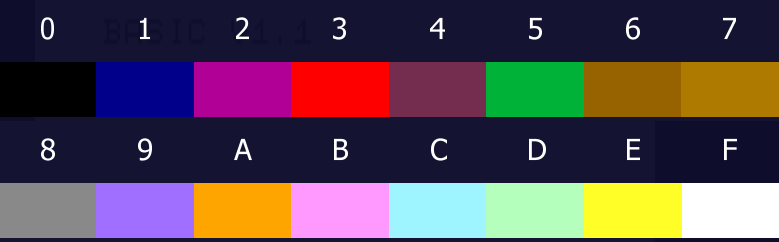
#> input picture computer_8bit/DAI/img/palette.png, 779 x 242 px
$ python pho2bin.py ../../../../computer_8bit/DAI/img/palette.png out.png   (older library calls are emulated)
#> lines starting #> are read from the running program, lines starting #| are printed output that depends on the picture
### computer_8bit/DAI/CrossDev/image-DAI-to-PC/decode.py
#!/usr/bin/env python3
"""
Decode DAI framebuffer data into an image file.
"""
import argparse
import numpy as np
from PIL import Image  # pip3 install pillow
from unhex import unhex

WIDTH = 352

# Palette for 16 color gfx.
# Taken from src/mame/video/dai.cpp
PALETTE16 = [
    [0x00, 0x00, 0x00],  #  0 Black
    [0x00, 0x00, 0x8b],  #  1 Dark Blue
    [0xb1, 0x00, 0x95],  #  2 Purple Red
    [0xff, 0x00, 0x00],  #  3 Red
    [0x75, 0x2e, 0x50],  #  4 Purple Brown
    [0x00, 0xb2, 0x38],  #  5 Emerald Green
    [0x98, 0x62, 0x00],  #  6 Kakhi Brown
    [0xae, 0x7a, 0x00],  #  7 Mustard Brown
    [0x89, 0x89, 0x89],  #  8 Grey
    [0xa1, 0x6f, 0xff],  #  9 Middle Blue
    [0xff, 0xa5, 0x00],  # 10 Orange
    [0xff, 0x99, 0xff],  # 11 Pink
    [0x9e, 0xf4, 0xff],  # 12 Light Blue
    [0xb3, 0xff, 0xbb],  # 13 Light Green
    [0xff, 0xff, 0x28],  # 14 Light Yellow
    [0xff, 0xff, 0xff],  # 15 White
]

PALETTE_GRAY = [[n,n,n] for n in range(0, 256, 16)]
assert len(PALETTE_GRAY) == 16
PALETTE_GRAY = np.asarray(PALETTE_GRAY, dtype=np.uint8)

# [33 lines left out: functions to_float, from_float, adjust_pal, not called in this run]

def cut(b, l):
  """Cut the last `l` bytes from `b`, returns the left and right parts."""
  assert len(b) >= l, (len(b), l)
  return b[:-l], b[-l:]

assert cut(b'hello', 3) == (b'he', b'llo')

# [4 lines left out: function cols_from_res, not called in this run]

def mul_from_res(res):
  """Returns the width multiplier based on the resolution number."""
  return [4,2,1][res]

# [206 lines left out: functions get_line_len, decode, main, not called in this run]

# [2 lines that do not run on import are left out]

# vim:set sw=2 ts=2 sts=2 et tw=80:

### computer 8bit/DAI/CrossDev/image-PC-to-DAI/pho2bin.py
#!/usr/bin/env python3
"""
Generate DAI framebuffer data from an image file.
"""
import argparse
import numpy as np
from PIL import Image  # pip3 install pillow
import decode

WIDTH, HEIGHT = 352, 256

CONTROL_16COL_GFX = 0x80
CONTROL_4COL_GFX = 0x0

CONTROL_TEXT_MODE = 0x30
CONTROL_352_COLS = 0x20

NOT_UNIT_COLOR = 0x40

def colort(c1, c2, c3, c4, line_rep = 6):
  """
  Emit list of color change instructions.
  """
  control = CONTROL_TEXT_MODE | line_rep
  return [
      bytes([control, 0x80 | c1, 0, 0]),
      bytes([control, 0x90 | c2, 0, 0]),
      bytes([control, 0xA0 | c3, 0, 0]),
      bytes([control, 0xB0 | c4, 0, 0]),
  ]

def rightsize(img):
  w,h = img.size
  if (w,h) != (WIDTH, HEIGHT):
    # Resize image but maintain aspect.
    if w / h > WIDTH / HEIGHT:
      s = WIDTH / w
    else:
      s = HEIGHT / h
    w = int(w * s + .5)
    h = int(h * s + .5)
    print(f'warn: scaling image to {w} x {h}')
    assert w <= WIDTH, w
    assert h <= HEIGHT, h
    img = img.resize((w, h), Image.BICUBIC)
  return np.asarray(img)

def center(img):
  h,w,c = img.shape
  if (w,h) != (WIDTH, HEIGHT):
    # Center image.
    xo = (WIDTH - w) // 2
    yo = (HEIGHT - h) // 2
    mid = np.asarray(img)
    img = np.zeros((HEIGHT, WIDTH, c), dtype=np.uint8)
    img[yo:yo+h, xo:xo+w, :] = mid
  return img

def encode16(img):
  """
  Encodes image, returns an array of per-line memory chunks, in forward order.
  """
  img = img.convert(mode='RGB')
  img = center(rightsize(img))

  control_byte = CONTROL_16COL_GFX | CONTROL_352_COLS
  color_byte = NOT_UNIT_COLOR

  # This bit pattern selects the color for every block of 8 pixels.
  # 1 = fg color, 0 = bg color
  pattern = 0b11110000

  out = colort(8, 0, 15, 5)
  for y in range(HEIGHT):
    line = [control_byte, color_byte]
    sz = 8
    for x in range(0, WIDTH, sz):
      # Use fg color on the left and bg color on the right.
      fg = img[y, x:x+sz//2,:]
      bg = img[y, x+sz//2:x+sz,:]
      fg = int(np.mean(fg) / 17 + .5)
      bg = int(np.mean(bg) / 17 + .5)
      line += [pattern, (fg << 4) | bg]
    out.append(bytes(line))
  return 'MODE 5A', out

# [45 lines left out: function encode4, not called in this run]

def encode_text(t):
  """
  Returns a memory chunk (in forward order) encoding a line of text.
  If the line is too long, it gets truncated.
  """
  if type(t) is bytes: t = str(t)
  t = '    ' + t + ' ' * 66
  t = t[:66].encode()
  t = b''.join([bytes([c, 0]) for c in t])
  return bytes([0x7a, 0x40]) + t

def insert_text(lst, text, fn, mode):
  """
  Add text section to encoder output.
  """
  color_regs = lst[:4]
  top = lst[4:4+44]
  bottom = lst[4+44:]

  text += [f'{fn} {mode}', '', '', '']
  text = text[:4]

  return (
      color_regs +
      bottom +
      colort(8, 0, 0, 8, line_rep=0) +
      list(map(encode_text, text)) +
      colort(8, 0, 0, 8, line_rep=15) +
      top)

def main():
  encoders = {
      '16gray': encode16,
      '4color': encode4,
  }
  p = argparse.ArgumentParser()
  p.add_argument('infile')
  p.add_argument('outfile')
  p.add_argument('-text', default=None, type=str,
      help='name of file to load the text insert from')
  p.add_argument('-mode', default='16gray', type=str,
      help=f'encoder mode, options are {encoders.keys()}')
  args = p.parse_args()

  text = []
  if args.text is not None:
    with open(args.text) as f:
      text = f.read().splitlines()

  fn = args.infile
  print(f'info: loading from {fn}')
  img = Image.open(fn)
#> img is the input picture: PIL image 779x242 RGB; mean R, G, B 84.9, 70.4, 80.4
  w,h = img.size
#> w = 779; h = 242
  print(f'info: loaded {w} x {h} image')
#| info: loaded 779 x 242 image

  mode, out = encoders[args.mode](img)
#| warn: scaling image to 352 x 109
#> in rightsize, `img = img.resize((w, h), Image.BICUBIC)`:
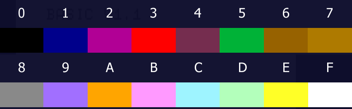
#> img: PIL image 352x109 RGB; mean R, G, B 84.8, 70.3, 80.3
#> in center, `h,w,c = img.shape`: h = 109; w = 352; c = 3
#> in center, `xo = (WIDTH - w) // 2`: xo = 0
#> in center, `yo = (HEIGHT - h) // 2`: yo = 73
#> in center, `img[yo:yo+h, xo:xo+w, :] = mid`:
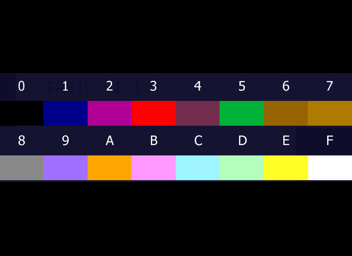
#> img: shape (256, 352, 3); mean of channels 0, 1, 2 36.1, 29.9, 34.2; drawn as R, G, B
#> after the loop in encode16, `for y in range(HEIGHT):`: out = 260 items
#> mode = 'MODE 5A'; out = 260 items
  out = insert_text(out, text, args.infile, mode)
#> in insert_text, `color_regs = lst[:4]`: color_regs = 4 items
#> in insert_text, `top = lst[4:4+44]`: top = 44 items
#> in insert_text, `bottom = lst[4+44:]`: bottom = 212 items
#> out = 272 items

  # Join into one run.
  out = b''.join(out)
  # The framebuffer is in reverse order.
  out = out[::-1]
  print(f'encoded {len(out)} bytes (0x{len(out):x})')
#| encoded 23624 bytes (0x5c48)

  addr = 0xc000 - len(out)
#> addr = 25528
  print(f'load at address 0x{addr:04x}')
#| load at address 0x63b8

  outfn = args.outfile
  with open(outfn, 'wb') as f:
    f.write(out)

if __name__ == '__main__':
  main()

# vim:set sw=2 ts=2 sts=2 et tw=80:
